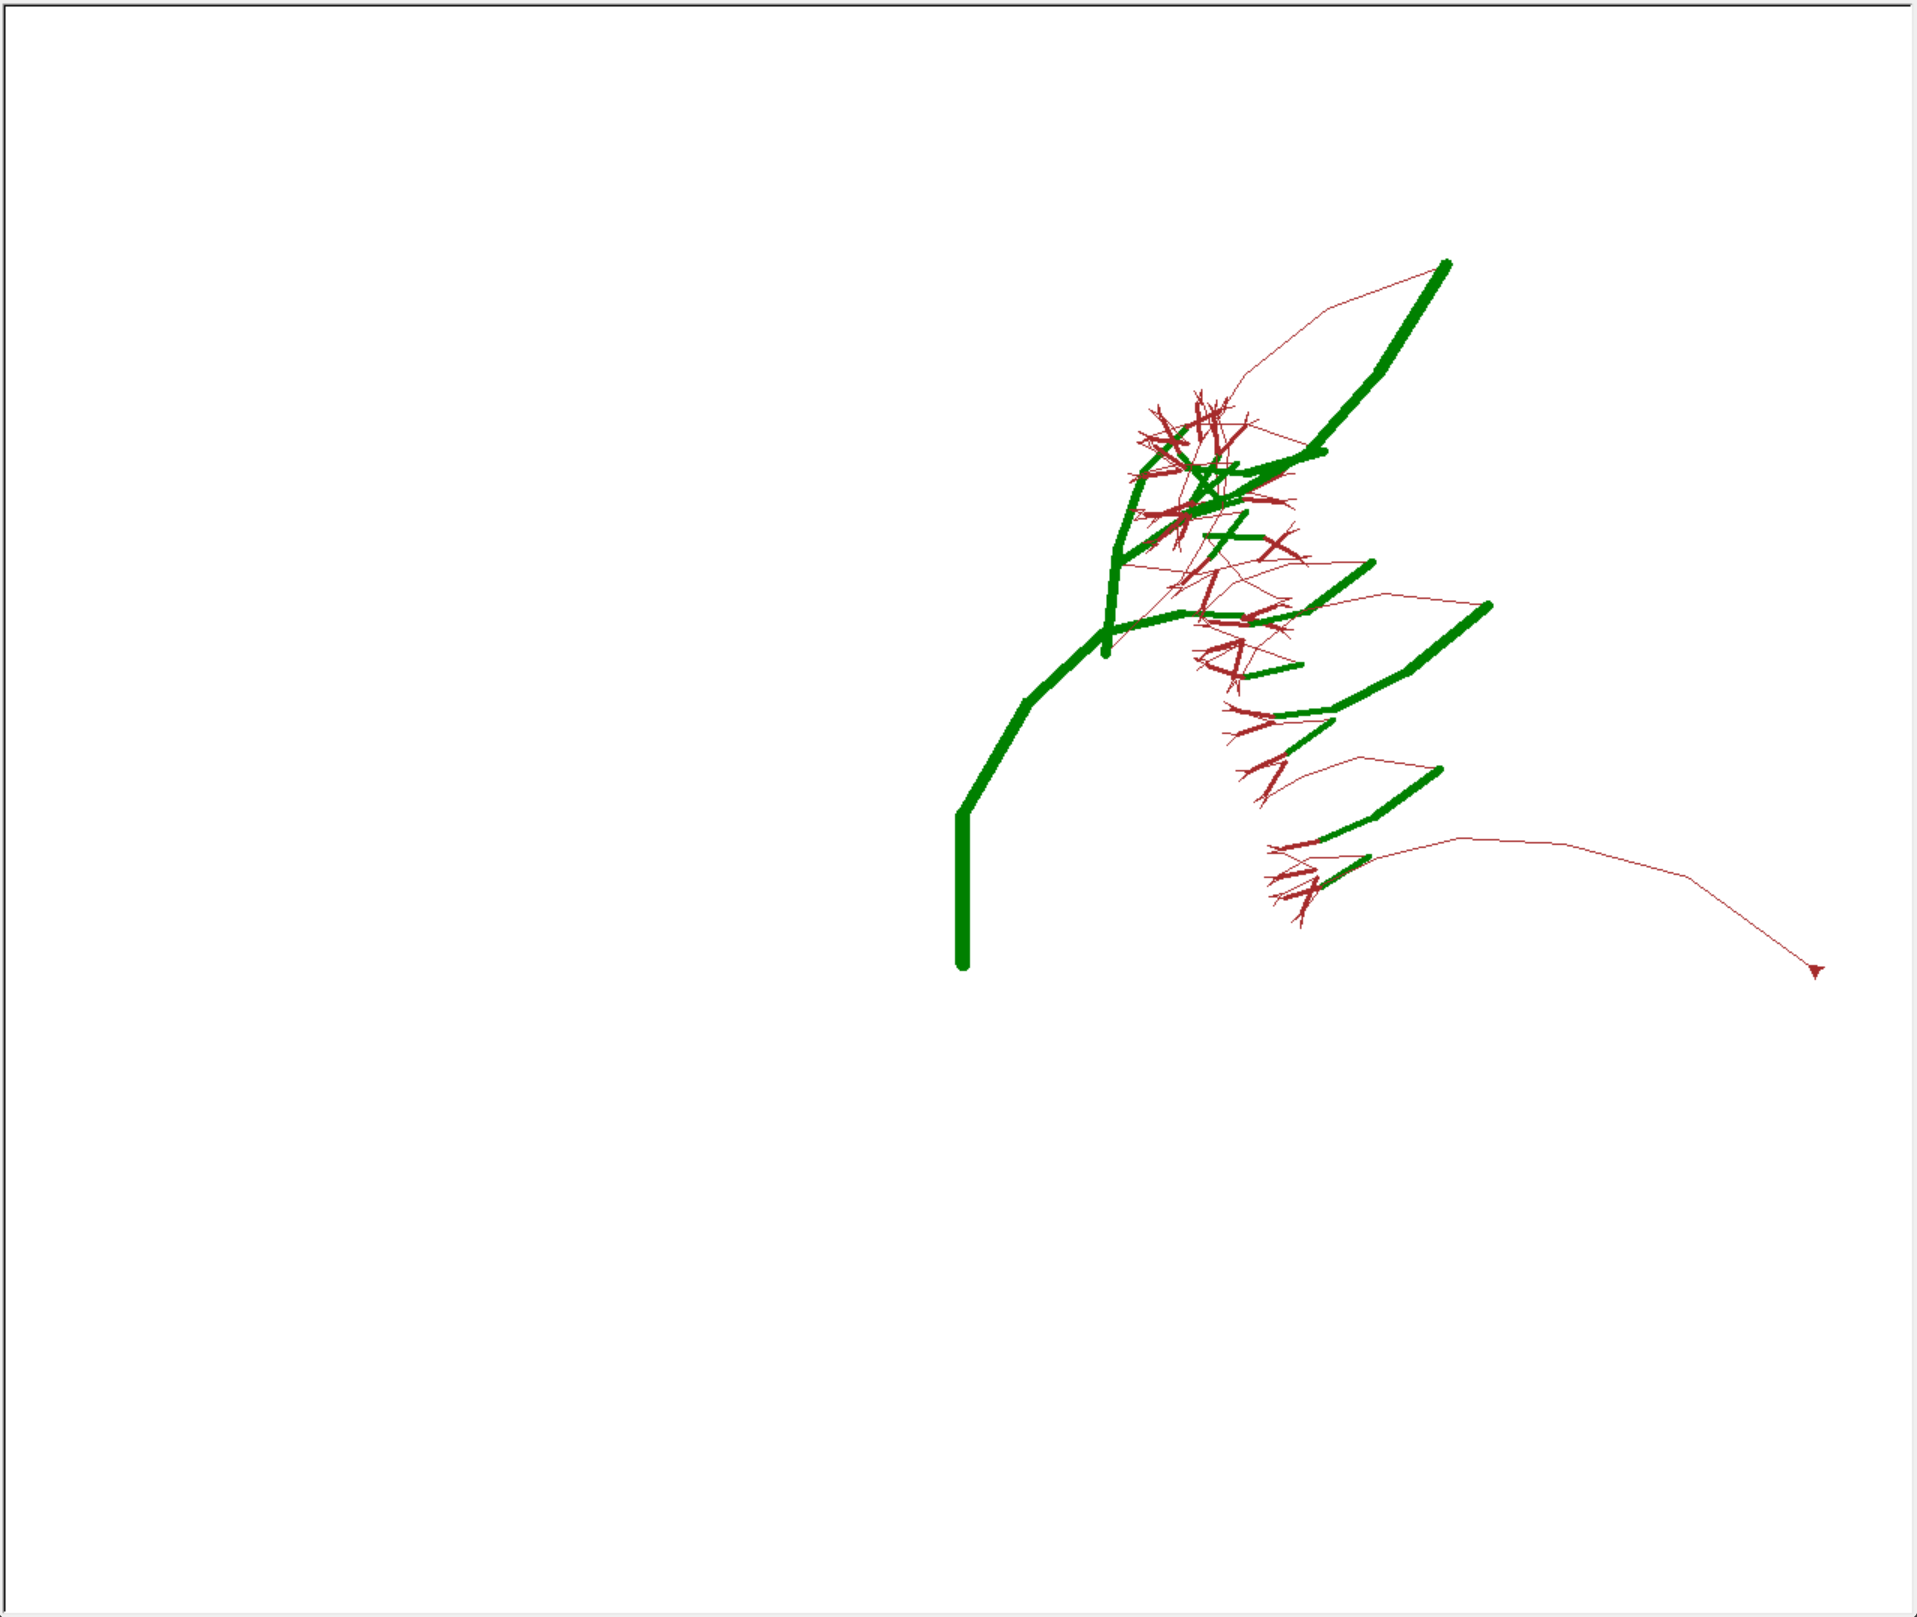

The Python source for this figure:
#qwen/qwen-2-72b-instruct
import turtle
import random

def draw_tree(branch_length, t):
    if branch_length > 5:
        if branch_length < 30:
            t.color('brown')
        else:
            t.color('green')

        t.pensize(branch_length / 10)
        t.forward(branch_length)
        t.right(20 + random.randint(-10, 10))
        draw_tree(branch_length - 15, t)
        t.left(40 + random.randint(-10, 10))
        draw_tree(branch_length - 15, t)
        t.right(20 + random.randint(-10, 10))
        t.backward(branch_length)

def main():
    t = turtle.Turtle()
    myWin = turtle.Screen()
    myWin.screensize(800, 800)  # Increase screensize to accommodate larger tree
    t.left(90)
    t.penup()
    t.backward(100)
    t.pendown()
    t.pensize(5)
    draw_tree(100, t)
    myWin.exitonclick()

main()
